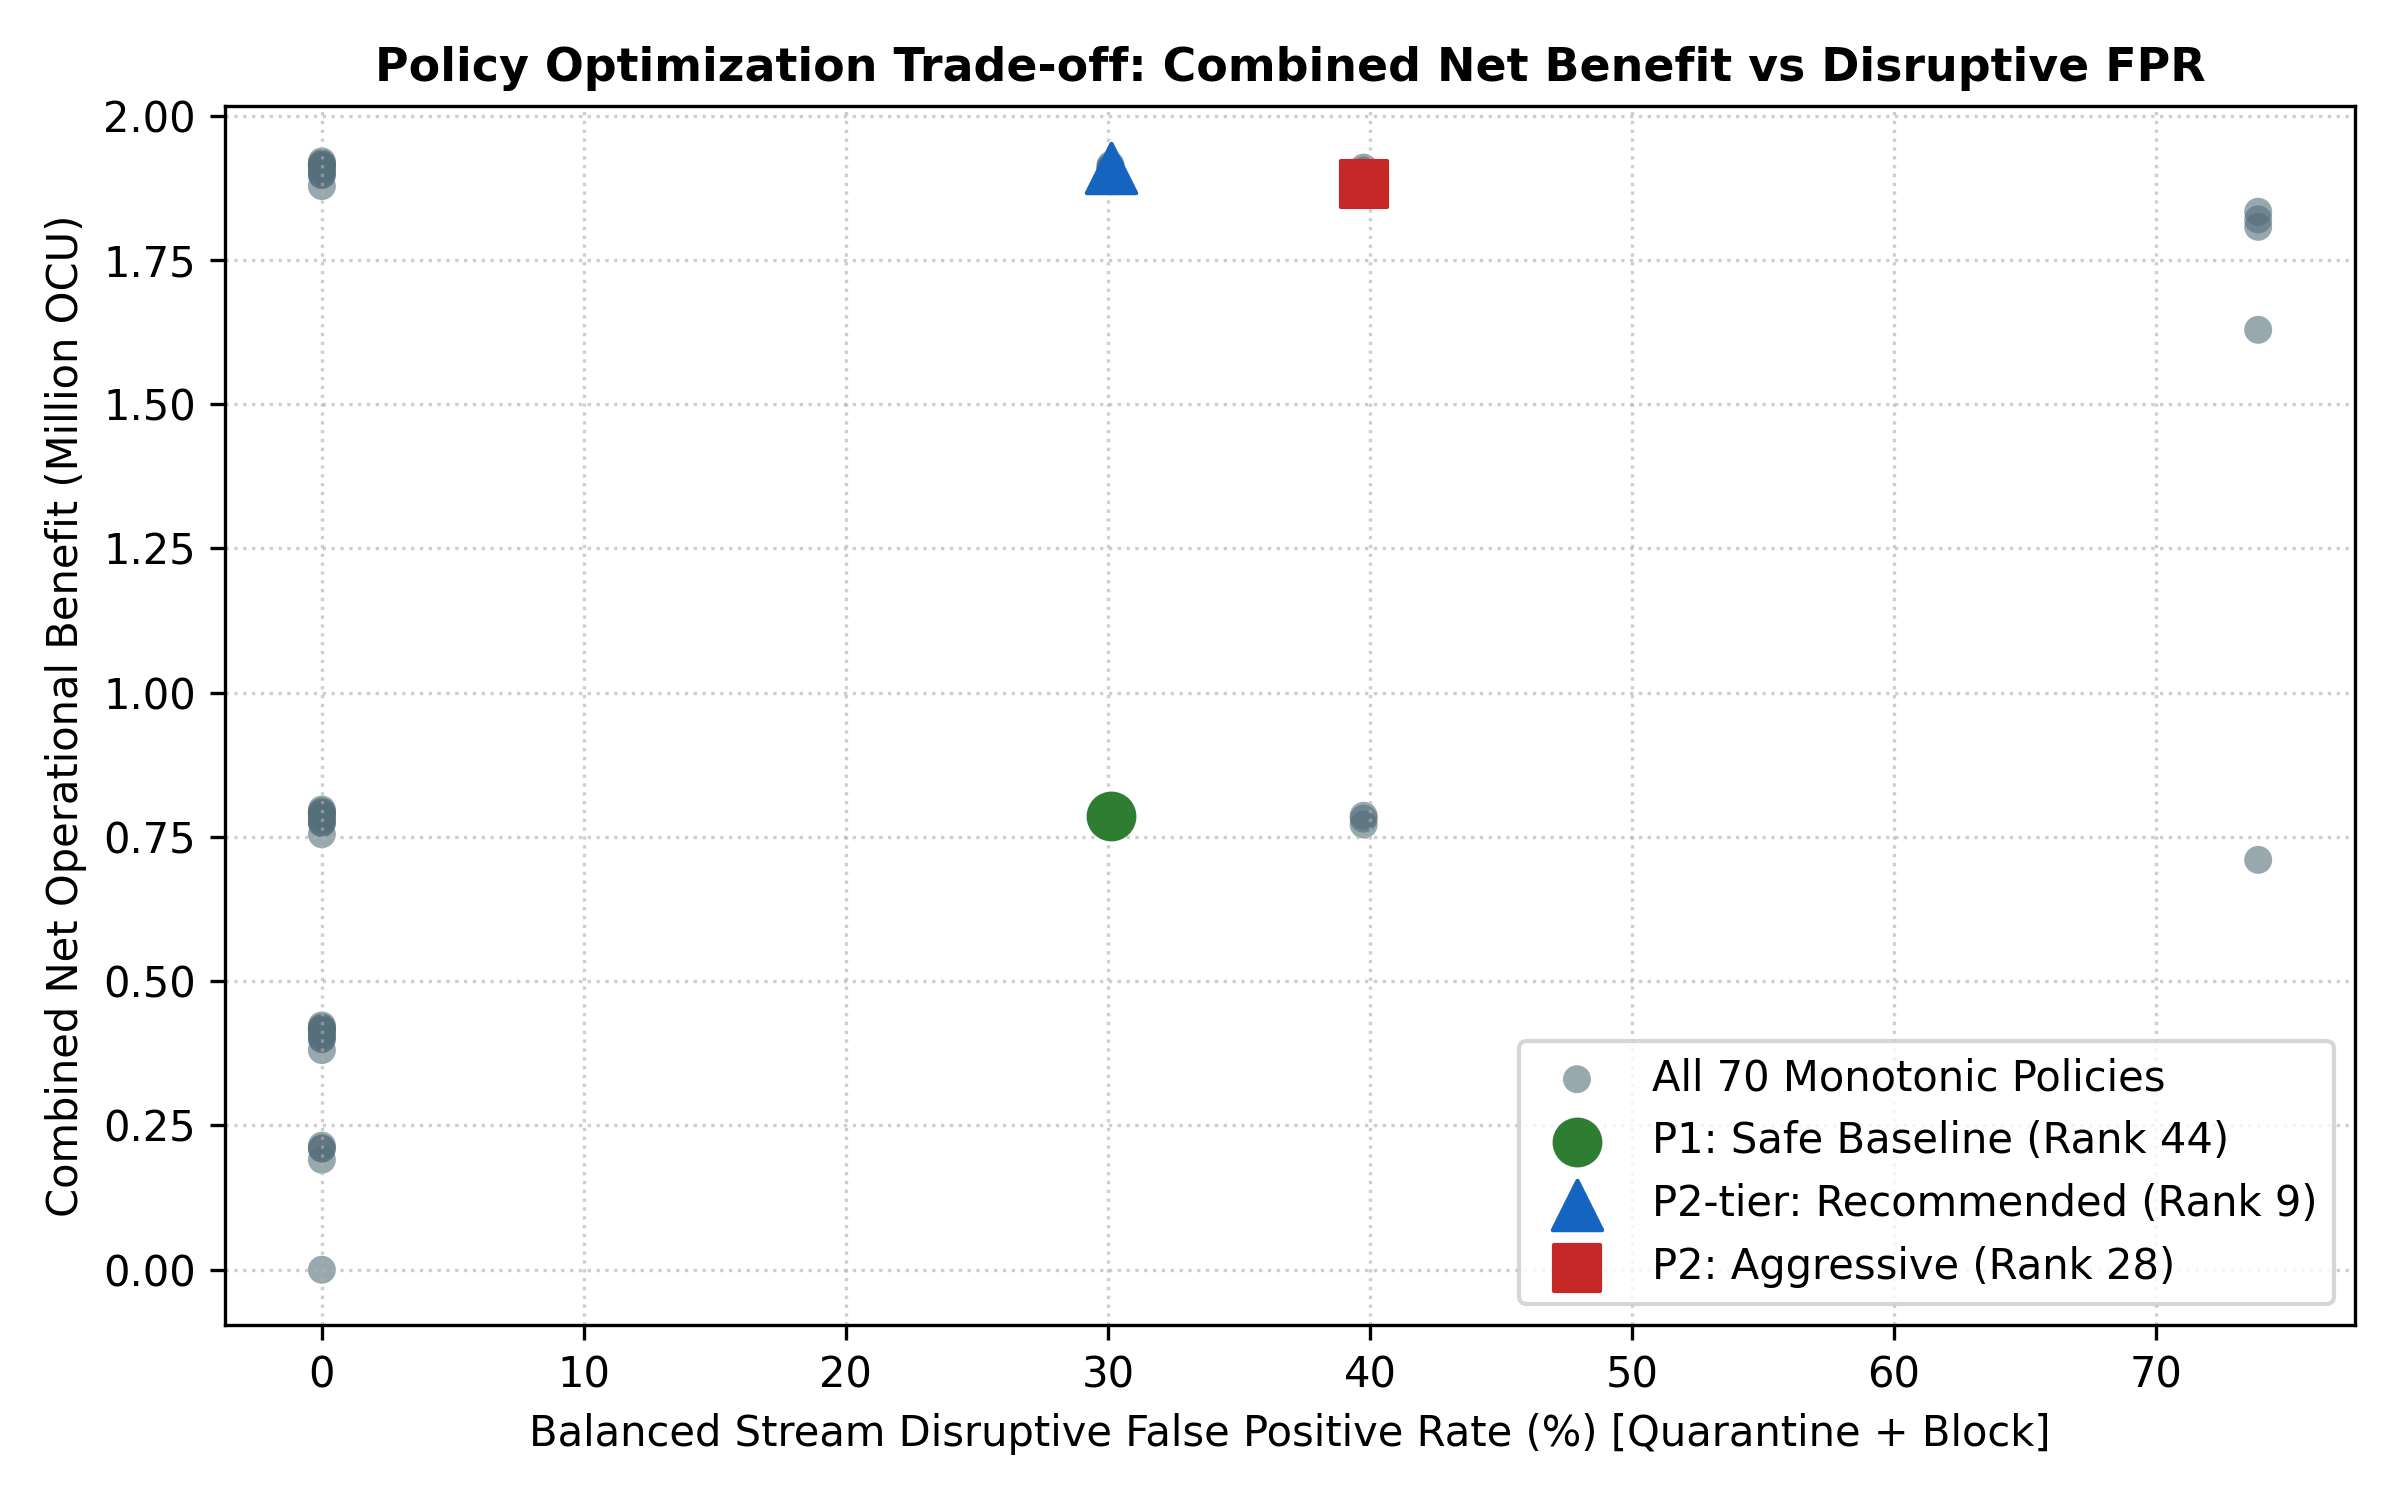

This chart was generated by the following Python code:
import pandas as pd
import matplotlib.pyplot as plt

df = pd.read_csv('results.csv')
fig, ax = plt.subplots(figsize=(8, 5))

ax.scatter(df['bal_total_disruptive_fpr'], df['comb_net_benefit'] / 1e6,
           c='#546e7a', alpha=0.6, edgecolors='none', s=45, label='All 70 Monotonic Policies')

p1 = df[df['mapping'] == 'Allo-Aler-Rest-Quar-Quar-Bloc'].iloc[0]
p2_tier = df[df['mapping'] == 'Allo-Aler-Rest-Quar-Bloc-Bloc'].iloc[0]
p2 = df[df['mapping'] == 'Allo-Rest-Quar-Bloc-Bloc-Bloc'].iloc[0]

ax.scatter(p1['bal_total_disruptive_fpr'], p1['comb_net_benefit'] / 1e6, color='#2e7d32', s=120, zorder=5, label='P1: Safe Baseline (Rank 44)')
ax.scatter(p2_tier['bal_total_disruptive_fpr'], p2_tier['comb_net_benefit'] / 1e6, color='#1565c0', s=140, marker='^', zorder=5, label='P2-tier: Recommended (Rank 9)')
ax.scatter(p2['bal_total_disruptive_fpr'], p2['comb_net_benefit'] / 1e6, color='#c62828', s=120, marker='s', zorder=5, label='P2: Aggressive (Rank 28)')

ax.set_title('Policy Optimization Trade-off: Combined Net Benefit vs Disruptive FPR', fontsize=11, fontweight='bold')
ax.set_xlabel('Balanced Stream Disruptive False Positive Rate (%) [Quarantine + Block]')
ax.set_ylabel('Combined Net Operational Benefit (Million OCU)')
ax.grid(True, linestyle=':', alpha=0.6)
ax.legend(loc='lower right')

plt.tight_layout()
plt.savefig('plot.png', dpi=300)
print('Saved E3 plot.png')
